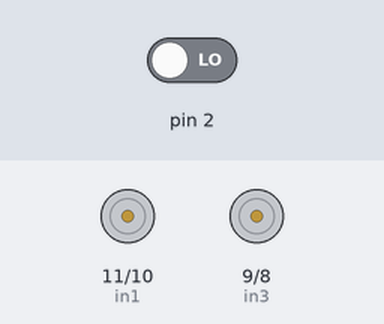
The sketch below on a simulated Arduino Uno, built with avr-gcc and run on an emulated ATmega328P. Shown: motor-driver pin pairs drawn as motors (green arrow = first pin HIGH = forward, orange = second pin HIGH = backward, longer = more drive, scaled by the enable pin). The inputs (shaded band) are chosen by the test bench; at power-on: pin 2 LOW. What the sketch prints to the serial monitor is not drawn.

Above: at 1.2 s.
1.3 s: pin 2 driven HIGH
At 2.5 s:
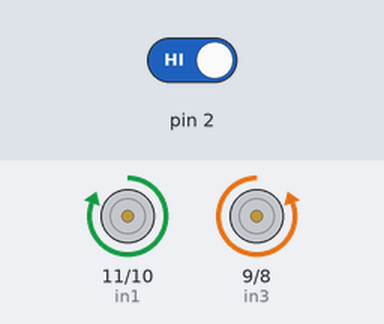
2.8 s: pin 2 driven LOW
At 3.9 s:
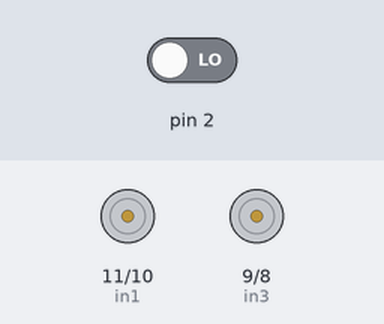
Timing chart, 0 to 5.8 s (numbered marks = the images above; inputs shaded):
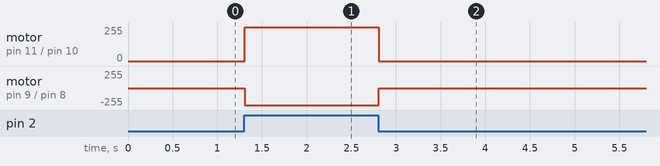

The sketch:

sketch_may09a.ino
```cpp
int in1=11;
int in2=10;
int in3=9;
int in4=8;
int ena=13;
int enb=12;
int inter;


int speedPinA=13;
int speedPinB=12;

void setup()
{
  pinMode(in1,OUTPUT);
  pinMode(in2,OUTPUT);
  pinMode(in3,OUTPUT);
  pinMode(in4,OUTPUT);
  pinMode(ena,OUTPUT);
  pinMode(enb,OUTPUT);
  pinMode(2,INPUT);
  Serial.begin(9600);
  analogWrite(ena,255);
  analogWrite(enb,255);

}


void _mRight(int inl1,int inl2)
{
  digitalWrite(inl1,HIGH);
  digitalWrite(inl2,LOW);
}
void _mLeft(int inl3,int inl4)
{
  digitalWrite(inl3,LOW);
  digitalWrite(inl4,HIGH);
}
void _mStop(int pin1,int pin2,int pin3,int pin4)
{
  digitalWrite(pin1,LOW);
  digitalWrite(pin2,LOW);
  digitalWrite(pin3,LOW);
  digitalWrite(pin4,LOW);
}
 void _mGo(int inl1,int inl2)
{
  digitalWrite(inl1, HIGH);

  digitalWrite(inl2, HIGH);

}


void loop()
{
  inter = digitalRead(2);
  Serial.println(inter);
  if (inter == 1) {

   _mGo(in1,in4);

  }
  else{
    _mStop(in1,in2,in3,in4);

  }
}
```

Measured:
- after the input at 1.3 s, motor on pin 11 (in1) / pin 10 (in2): stopped → forward 255/255 at once; motor on pin 9 (in3) / pin 8 (in4): stopped → backward 255/255 at once
- after the input at 2.8 s, motor on pin 11 (in1) / pin 10 (in2): forward 255/255 → stopped at once; motor on pin 9 (in3) / pin 8 (in4): backward 255/255 → stopped at once
